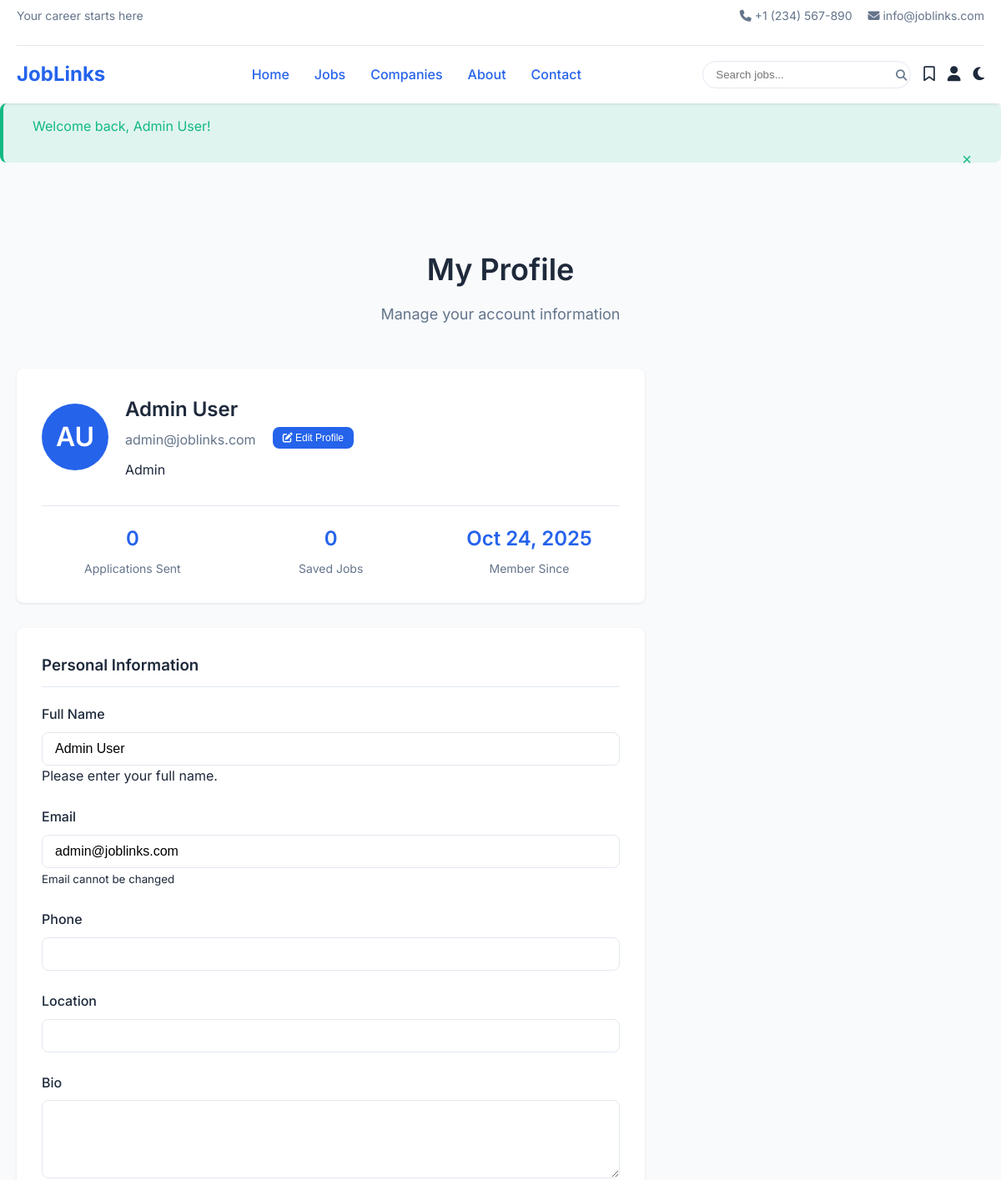
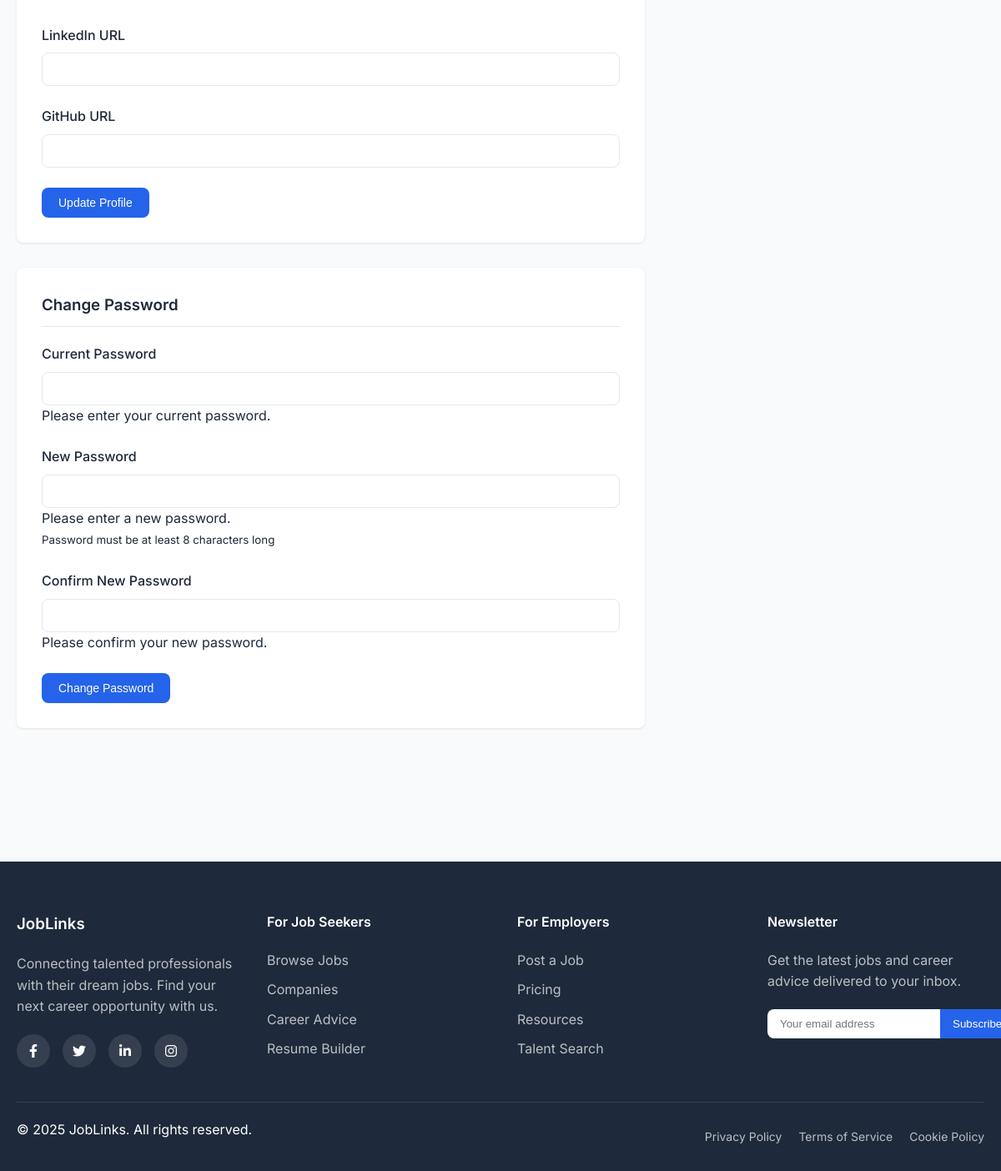
The app's page /profile.php (signed in) with its own data (2 pictures, top to bottom).
### tables this page shows
CREATE TABLE users (
    id INT AUTO_INCREMENT PRIMARY KEY,
    name VARCHAR(100) NOT NULL,
    email VARCHAR(100) NOT NULL UNIQUE,
    password_hash VARCHAR(255) NOT NULL,
    role ENUM('job_seeker', 'employer', 'admin') DEFAULT 'job_seeker',
    phone VARCHAR(20),
    location VARCHAR(100),
    bio TEXT,
    resume_url VARCHAR(255),
    linkedin_url VARCHAR(255),
    github_url VARCHAR(255),
    created_at TIMESTAMP DEFAULT CURRENT_TIMESTAMP
);

### includes/functions.php (called while the page is built, shortened)
<?php
function getInitials($name) {
    $words = explode(' ', $name);
    $initials = '';
    foreach ($words as $word) {
        $initials .= strtoupper($word[0]);
    }
    return substr($initials, 0, 2);
}
?>

### includes/config.php (called while the page is built, shortened)
<?php
require_once 'functions.php';
function isLoggedIn() {
    return isset($_SESSION['user_id']);
}
function isEmployer() {
    return isLoggedIn() && $_SESSION['user_role'] === 'employer';
}
?>

### profile.php (the view, shortened to what this page needs)
<?php
require_once 'includes/config.php';
 $stmt = $pdo->prepare("SELECT * FROM users WHERE id = ?");
 $stmt->execute([$_SESSION['user_id']]);
 $user = $stmt->fetch(PDO::FETCH_ASSOC);
 $company = null;
 $applicationsCount = 0;
 $savedJobsCount = 0;
if (isEmployer()) {
    $stmt = $pdo->prepare("
        SELECT COUNT(*) FROM applications a
        JOIN jobs j ON a.job_id = j.id
        WHERE j.company_id = ?
    ");
    $stmt->execute([$company['id']]);
    $applicationsCount = $stmt->fetchColumn();
} else {
    $stmt = $pdo->prepare("SELECT COUNT(*) FROM applications WHERE user_id = ?");
    $stmt->execute([$_SESSION['user_id']]);
    $applicationsCount = $stmt->fetchColumn();
    $stmt = $pdo->prepare("SELECT COUNT(*) FROM saved_jobs WHERE user_id = ?");
    $stmt->execute([$_SESSION['user_id']]);
    $savedJobsCount = $stmt->fetchColumn();
}
require_once 'includes/header.php';
?>
<section class="section">
    <div class="container">
        <div class="section-title">
            <h2>My Profile</h2>
            <p>Manage your account information</p>
        </div>
        <div class="profile-content">
            <div class="profile-main">
                <div class="profile-card">
                    <div class="profile-header">
                        <div class="profile-avatar">
                            <?php echo getInitials($user['name']); ?>
                        </div>
                        <div class="profile-info">
                            <h3><?php echo $user['name']; ?></h3>
                            <p class="profile-email"><?php echo $user['email']; ?></p>
                            <span class="role-badge role-<?php echo $user['role']; ?>">
                                <?php echo ucfirst($user['role']); ?>
                            </span>
                        </div>
                        <div class="profile-actions">
                            <button class="btn btn-sm edit-profile-btn">
                                <i class="fas fa-edit"></i> Edit Profile
                            </button>
                        </div>
                    </div>
                    <div class="profile-stats">
                        <div class="stat-item">
                            <div class="stat-number"><?php echo $applicationsCount; ?></div>
                            <div class="stat-label"><?php echo isEmployer() ? 'Applications Received' : 'Applications Sent'; ?></div>
                        </div>
                        <?php if (!isEmployer()): ?>
                        <div class="stat-item">
                            <div class="stat-number"><?php echo $savedJobsCount; ?></div>
                            <div class="stat-label">Saved Jobs</div>
                        </div>
                        <?php endif; ?>
                        <div class="stat-item">
                            <div class="stat-number"><?php echo date('M j, Y', strtotime($user['created_at'])); ?></div>
                            <div class="stat-label">Member Since</div>
                        </div>
                    </div>
                </div>
                <div class="profile-forms">
                    <div class="form-section">
                        <h3>Personal Information</h3>
                        <form method="post" action="profile.php" class="needs-validation" novalidate>
                            <div class="form-row">
                                <div class="form-group">
                                    <label for="name" class="form-label">Full Name</label>
                                    <input type="text" class="form-control" id="name" name="name" value="<?php echo $user['name']; ?>" required>
                                    <div class="invalid-feedback">Please enter your full name.</div>
                                </div>
                                <div class="form-group">
                                    <label for="email" class="form-label">Email</label>
                                    <input type="email" class="form-control" id="email" value="<?php echo $user['email']; ?>" readonly>
                                    <small class="form-text">Email cannot be changed</small>
                                </div>
                            </div>
                            <div class="form-row">
                                <div class="form-group">
                                    <label for="phone" class="form-label">Phone</label>
                                    <input type="tel" class="form-control" id="phone" name="phone" value="<?php echo $user['phone']; ?>">
                                </div>
                                <div class="form-group">
                                    <label for="location" class="form-label">Location</label>
                                    <input type="text" class="form-control" id="location" name="location" value="<?php echo $user['location']; ?>">
                                </div>
                            </div>
                            <div class="form-group">
                                <label for="bio" class="form-label">Bio</label>
                                <textarea class="form-control" id="bio" name="bio" rows="4"><?php echo $user['bio']; ?></textarea>
                            </div>
                            <div class="form-row">
                                <div class="form-group">
                                    <label for="linkedin_url" class="form-label">LinkedIn URL</label>
                                    <input type="url" class="form-control" id="linkedin_url" name="linkedin_url" value="<?php echo $user['linkedin_url']; ?>">
                                </div>
                                <div class="form-group">
                                    <label for="github_url" class="form-label">GitHub URL</label>
                                    <input type="url" class="form-control" id="github_url" name="github_url" value="<?php echo $user['github_url']; ?>">
                                </div>
                            </div>
                            <button type="submit" class="btn">Update Profile</button>
                        </form>
                    </div>
                    <div class="form-section">
                        <h3>Change Password</h3>
                        <form method="post" action="profile.php" class="needs-validation" novalidate>
                            <div class="form-group">
                                <label for="current_password" class="form-label">Current Password</label>
                                <input type="password" class="form-control" id="current_password" name="current_password" required>
                                <div class="invalid-feedback">Please enter your current password.</div>
                            </div>
                            <div class="form-row">
                                <div class="form-group">
                                    <label for="new_password" class="form-label">New Password</label>
                                    <input type="password" class="form-control" id="new_password" name="new_password" required>
                                    <div class="invalid-feedback">Please enter a new password.</div>
                                    <small class="form-text">Password must be at least 8 characters long</small>
                                </div>
                                <div class="form-group">
                                    <label for="confirm_password" class="form-label">Confirm New Password</label>
                                    <input type="password" class="form-control" id="confirm_password" name="confirm_password" required>
                                    <div class="invalid-feedback">Please confirm your new password.</div>
                                </div>
                            </div>
                            <button type="submit" class="btn">Change Password</button>
                        </form>
                    </div>
                </div>
            </div>
        </div>
    </div>
</section>
<?php require_once 'includes/footer.php'; ?>

### assets/css/style.css (style rules this page uses)
:root { --primary-color: #2563eb; --secondary-color: #f8fafc; --accent-color: #10b981; --text-color: #1e293b; --light-text: #64748b; --border-color: #e2e8f0; --success-color: #10b981; --danger-color: #ef4444; --warning-color: #f59e0b; --info-color: #3b82f6; --dark-bg: #0f172a; --dark-secondary: #1e293b; --dark-text: #f1f5f9; --dark-light-text: #94a3b8; --dark-border: #334155; --font-primary: 'Inter', sans-serif; --transition: all 0.3s ease; --box-shadow: 0 1px 3px rgba(0, 0, 0, 0.1); --border-radius: 8px; }
* { margin: 0; padding: 0; box-sizing: border-box; }
body { font-family: var(--font-primary); font-size: 16px; line-height: 1.6; color: var(--text-color); background-color: var(--secondary-color); transition: var(--transition); }
.container { max-width: 1200px; margin: 0 auto; padding: 0 20px; }
h1, h2, h3, h4, h5, h6 { font-weight: 600; margin-bottom: 1rem; color: var(--text-color); }
p { margin-bottom: 1rem; }
.btn { display: inline-block; padding: 10px 20px; background-color: var(--primary-color); color: white; border: none; border-radius: var(--border-radius); cursor: pointer; font-size: 14px; font-weight: 500; text-align: center; transition: var(--transition); }
.btn-sm { padding: 6px 12px; font-size: 12px; }
.form-group { margin-bottom: 1.5rem; }
.form-label { display: block; margin-bottom: 0.5rem; font-weight: 500; }
.form-control { width: 100%; padding: 10px 15px; border: 1px solid var(--border-color); border-radius: var(--border-radius); font-size: 16px; transition: var(--transition); }
.section { padding: 80px 0; }
.section-title { text-align: center; margin-bottom: 50px; }
.section-title h2 { font-size: 36px; margin-bottom: 10px; }
.section-title p { font-size: 18px; color: var(--light-text); max-width: 600px; margin: 0 auto; }

### profile.php (style rules this page uses)
.profile-content { display: grid; grid-template-columns: 2fr 1fr; gap: 30px; }
.profile-card { background-color: white; border-radius: var(--border-radius); padding: 30px; box-shadow: var(--box-shadow); margin-bottom: 30px; }
.profile-header { display: flex; align-items: center; gap: 20px; margin-bottom: 30px; }
.profile-avatar { width: 80px; height: 80px; border-radius: 50%; background-color: var(--primary-color); color: white; display: flex; align-items: center; justify-content: center; font-size: 32px; font-weight: 600; }
.profile-info h3 { margin: 0 0 5px; font-size: 24px; }
.profile-email { margin: 0 0 10px; color: var(--light-text); }
.profile-stats { display: grid; grid-template-columns: repeat(auto-fit, minmax(120px, 1fr)); gap: 20px; padding-top: 20px; border-top: 1px solid var(--border-color); }
.stat-item { text-align: center; }
.stat-number { font-size: 24px; font-weight: 600; color: var(--primary-color); }
.stat-label { font-size: 14px; color: var(--light-text); margin-top: 5px; }
.profile-forms { display: grid; gap: 30px; }
.form-section { background-color: white; border-radius: var(--border-radius); padding: 30px; box-shadow: var(--box-shadow); }
.form-section h3 { margin-bottom: 20px; padding-bottom: 10px; border-bottom: 1px solid var(--border-color); }

### records on screen
users: name "AU", name "Admin User", email "admin@joblinks.com", role "Admin", created_at "Oct 24, 2025"

### other values on screen
SITE_NAME "JobLinks"
$message['text'] "Welcome back, Admin User!"
$applicationsCount "0"
$savedJobsCount "0"
